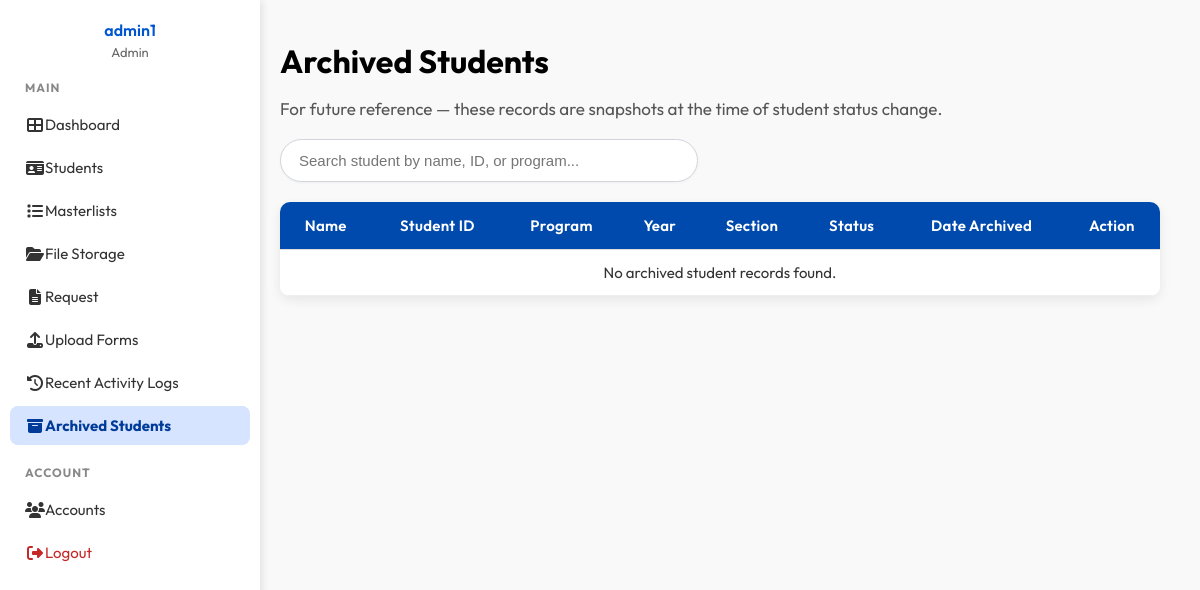
/admin/ArchivedStudents.php (signed in), run on an earlier commit of the app's database.
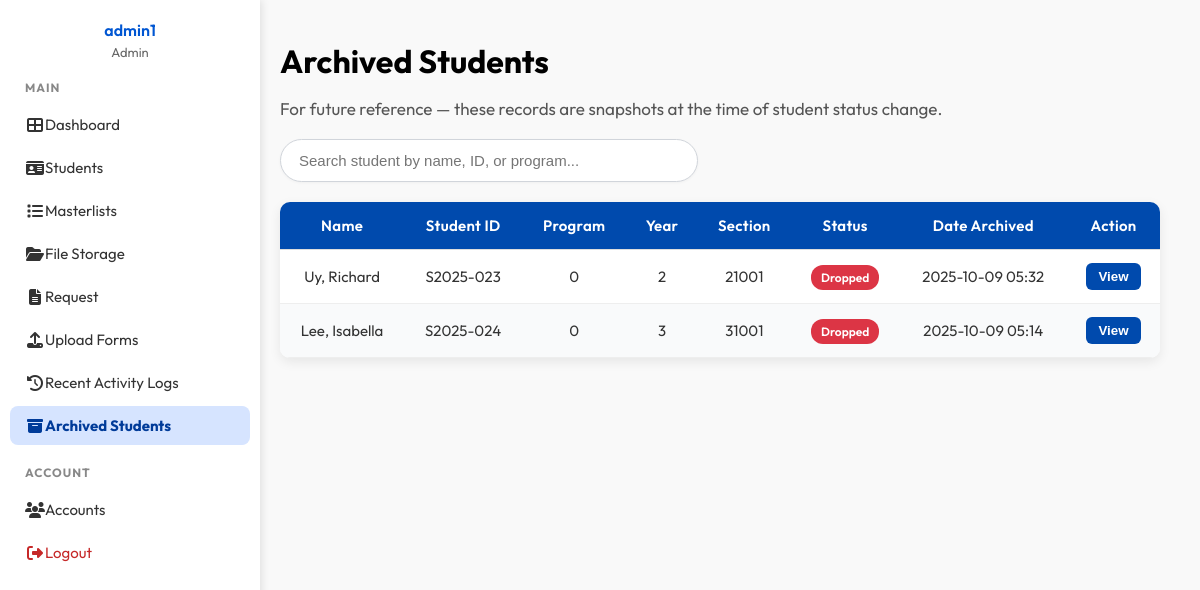
And on a later commit of the database.
### tables this page shows
CREATE TABLE `archived_students` (
  `archive_id` int(11) NOT NULL,
  `student_id` varchar(20) NOT NULL,
  `first_name` varchar(100) NOT NULL,
  `last_name` varchar(100) NOT NULL,
  `program` varchar(100) NOT NULL,
  `year_level` int(11) DEFAULT 0,
  `section` varchar(50) DEFAULT NULL,
  `student_status` enum('Enrolled','Dropped','Graduated') DEFAULT 'Enrolled',
  `contact_no` varchar(50) DEFAULT NULL,
  `address` varchar(255) DEFAULT NULL,
  `birthdate` date DEFAULT NULL,
  `photo_path` text DEFAULT NULL,
  `archived_date` timestamp NOT NULL DEFAULT current_timestamp()
);

### admin/ArchivedStudents.php (the view, shortened to what this page needs)
<?php
require_once __DIR__ . "/../Database/connection.php";
$res = $conn->query("
  SELECT
    archive_id,
    student_id,
    first_name,
    last_name,
    program,
    year_level,
    section,
    student_status,
    contact_no,
    address,
    birthdate,
    photo_path,
    archived_date
  FROM archived_students
  ORDER BY archived_date DESC, last_name ASC, first_name ASC
");
$arch = $res->fetch_all(MYSQLI_ASSOC);
?>
<!DOCTYPE html>
<html lang="en">
<head>
<link href="https://cdnjs.cloudflare.com/ajax/libs/bootstrap-icons/1.11.3/font/bootstrap-icons.min.css" rel="stylesheet">
<link rel="stylesheet" href="../components/css/ArchivedStudents.css">
</head>
<body>
<?php include 'AdminSidenav.php'; ?>
<div class="container">
  <h1>Archived Students</h1>
  <p>For future reference — these records are snapshots at the time of student status change.</p>
  <div class="search-bar">
    <input type="text" id="searchInput" placeholder="Search student by name, ID, or program..." autocomplete="off">
  </div>
  <table class="requests-table" id="archTable">
    <thead>
      <tr>
        <th>Name</th>
        <th>Student ID</th>
        <th>Program</th>
        <th>Year</th>
        <th>Section</th>
        <th>Status</th>
        <th>Date Archived</th>
        <th>Action</th>
      </tr>
    </thead>
    <tbody>
      <?php if (count($arch) === 0): ?>
        <tr><td colspan="8">No archived student records found.</td></tr>
      <?php else: foreach($arch as $a): ?>
        <tr data-student='<?= json_encode($a, JSON_HEX_APOS | JSON_HEX_QUOT) ?>'>
          <td><?= htmlspecialchars($a['last_name'].", ".$a['first_name']) ?></td>
          <td><?= htmlspecialchars($a['student_id']) ?></td>
          <td><?= htmlspecialchars($a['program']) ?></td>
          <td><?= htmlspecialchars($a['year_level']) ?></td>
          <td><?= htmlspecialchars($a['section']) ?></td>
          <td>
            <?php if ($a['student_status'] === 'Graduated'): ?>
              <span class="status Approved">Graduated</span>
            <?php else: ?>
              <span class="status Declined">Dropped</span>
            <?php endif; ?>
          </td>
          <td><?= htmlspecialchars(date('Y-m-d H:i', strtotime($a['archived_date']))) ?></td>
          <td><button class="view-btn" onclick="viewStudent(this)">View</button></td>
        </tr>
      <?php endforeach; endif; ?>
    </tbody>
  </table>
</div>
</body>
</html>

What changed in the data, as far as the page shows it:
added archived_students: last_name+first_name "Uy, Richard", student "S2025-023", program "0", year_level "2", section "21001", student_status "Dropped", archived_date "2025-10-09 05:32"
added archived_students: last_name+first_name "Lee, Isabella", student "S2025-024", program "0", year_level "3", section "31001", student_status "Dropped", archived_date "2025-10-09 05:14"
Also different on the page:
text no longer shown: "No archived student records found."
